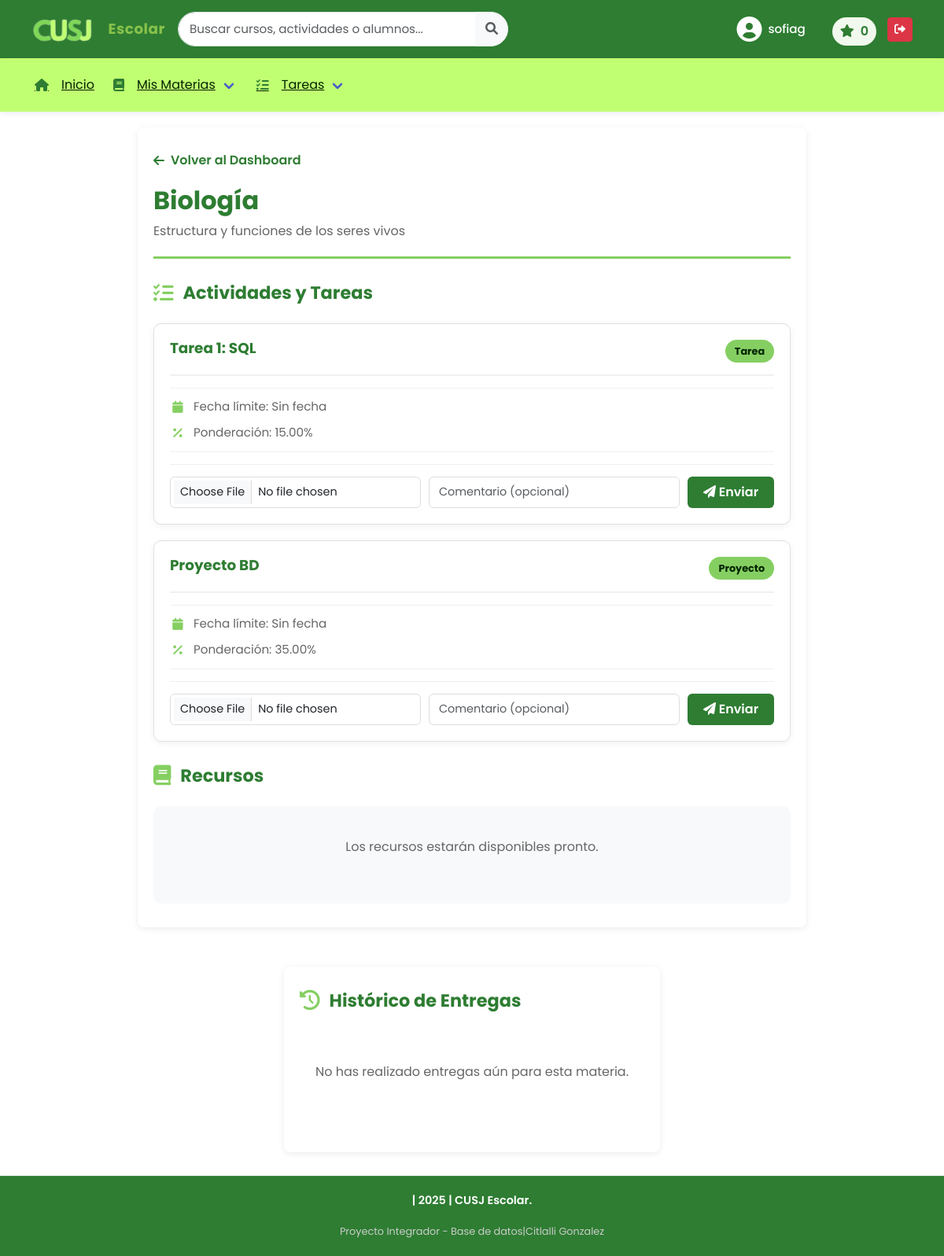
The app's page /views/alumno/ver_materia.php?id=3 (signed in) with its own data.
### tables this page shows
CREATE TABLE `materia` (
  `id_materia` int NOT NULL AUTO_INCREMENT,
  `nombre` varchar(100) NOT NULL,
  `descripcion` text,
  `creditos` int NOT NULL,
  `id_departamento` int NOT NULL,
  PRIMARY KEY (`id_materia`),
  KEY `id_departamento` (`id_departamento`),
  CONSTRAINT `materia_ibfk_1` FOREIGN KEY (`id_departamento`) REFERENCES `departamento` (`id_departamento`) ON DELETE CASCADE ON UPDATE CASCADE
);

CREATE TABLE `actividades` (
  `ID_actividad` int NOT NULL AUTO_INCREMENT,
  `ID_curso` int NOT NULL,
  `titulo` varchar(255) NOT NULL,
  `descripcion` text,
  `fecha_limite` datetime DEFAULT NULL,
  `ponderacion` decimal(5,2) NOT NULL,
  `tipo` enum('Tarea','Examen','Proyecto','Participacion') NOT NULL DEFAULT 'Tarea',
  PRIMARY KEY (`ID_actividad`),
  KEY `ID_curso` (`ID_curso`)
);

### views/alumno/ver_materia.php (the view, shortened to what this page needs)
<?php
include '../../Includes/conexion.php';
include '../../Includes/header.php';
$id_alumno = $_SESSION['id_alumno'] ?? $_SESSION['id_usuario'];
$id_materia = intval($_GET['id']);
$sql_materia = "SELECT * FROM materia WHERE id_materia = :id_materia";
$stmt = $conexion->prepare($sql_materia);
$stmt->execute([':id_materia' => $id_materia]);
$materia = $stmt->fetch(PDO::FETCH_ASSOC);
$sql_actividades = "SELECT a.ID_actividad, a.titulo, a.descripcion, a.fecha_limite, a.ponderacion, a.tipo
                    FROM actividades a
                    JOIN cursos c ON a.ID_curso = c.id_curso
                    WHERE c.id_materia = :id_materia
                    ORDER BY a.fecha_limite DESC";
$stmt = $conexion->prepare($sql_actividades);
$stmt->execute([':id_materia' => $id_materia]);
$actividades = $stmt->fetchAll(PDO::FETCH_ASSOC);
try {
    $conexion->exec("CREATE TABLE IF NOT EXISTS entregas (
        id INT NOT NULL AUTO_INCREMENT PRIMARY KEY,
        id_actividad INT NOT NULL,
        id_alumno INT NOT NULL,
        archivo_url VARCHAR(255),
        comentario TEXT,
        fecha_entrega DATETIME DEFAULT CURRENT_TIMESTAMP,
        calificacion DECIMAL(5,2) NULL
    ) ENGINE=InnoDB DEFAULT CHARSET=utf8mb4;");
} catch (Exception $e) {
}
$sql_hist = "SELECT e.id, e.id_actividad, e.archivo_url, e.comentario, e.fecha_entrega, e.calificacion, a.titulo
             FROM entregas e
             JOIN actividades a ON e.id_actividad = a.ID_actividad
             JOIN cursos c ON a.ID_curso = c.id_curso
             WHERE e.id_alumno = :id_alumno AND c.id_materia = :id_materia
             ORDER BY e.fecha_entrega DESC";
$hstmt = $conexion->prepare($sql_hist);
try {
    $hstmt->execute([':id_alumno' => $id_alumno, ':id_materia' => $id_materia]);
    $historial = $hstmt->fetchAll(PDO::FETCH_ASSOC);
} catch (Exception $e) {
    $historial = [];
}
?>
<div class="materia-container">
    <a href="<?php echo $base_url; ?>/home/usuarios/index_alumno.php" class="back-link">
        <i class="fas fa-arrow-left"></i> Volver al Dashboard
    </a>
    <div class="materia-header">
        <h1><?php echo htmlspecialchars($materia['nombre'] ?? ''); ?></h1>
        <p><?php echo htmlspecialchars($materia['descripcion'] ?? ''); ?></p>
    </div>
    <div class="materia-content">
        <section class="actividades-section">
            <h2><i class="fas fa-tasks"></i> Actividades y Tareas</h2>
            <?php if (!empty($actividades)): ?>
                <div class="actividades-list">
                    <?php
                    foreach($actividades as $actividad):
                        $sql_entrega = "SELECT id, archivo_url, calificacion, fecha_entrega FROM entregas WHERE id_actividad = :id_actividad AND id_alumno = :id_alumno LIMIT 1";
                        $s2 = $conexion->prepare($sql_entrega);
                        try {
                            $s2->execute([':id_actividad' => $actividad['ID_actividad'], ':id_alumno' => $id_alumno]);
                            $entrega = $s2->fetch(PDO::FETCH_ASSOC);
                        } catch (Exception $e) {
                            $entrega = null;
                        }
                    ?>
                        <div class="actividad-card">
                            <div class="actividad-header">
                                <h3><?php echo htmlspecialchars($actividad['titulo'] ?? ''); ?></h3>
                                <span class="actividad-type"><?php echo htmlspecialchars($actividad['tipo'] ?? ''); ?></span>
                            </div>
                            <div class="actividad-body">
                                <div class="actividad-info">
                                    <div class="info-item">
                                        <i class="fas fa-calendar"></i>
                                        <span>Fecha límite: <?php echo $actividad['fecha_limite'] ? date('d/m/Y H:i', strtotime($actividad['fecha_limite'])) : 'Sin fecha'; ?></span>
                                    </div>
                                    <div class="info-item">
                                        <i class="fas fa-percentage"></i>
                                        <span>Ponderación: <?php echo htmlspecialchars($actividad['ponderacion']); ?>%</span>
                                    </div>
                                </div>
                                <?php if ($entrega): ?>
                                    <div class="alert alert-success small py-2">
                                        <strong>Entregado</strong>
                                        <?php if (!empty($entrega['archivo_url'])): ?>
                                            &nbsp; - &nbsp;<?php $link = normalize_to_webpath($entrega['archivo_url'] ?? ''); ?>
                                            <a href="<?php echo htmlspecialchars($link); ?>" target="_blank" rel="noopener">Ver archivo</a>
                                        <?php endif; ?>
                                        <?php if ($entrega['calificacion'] !== null): ?>
                                            &nbsp; | &nbsp;Nota: <?php echo htmlspecialchars($entrega['calificacion']); ?>
                                        <?php else: ?>
                                            &nbsp; | &nbsp;<span class="text-muted">Pendiente de calificar</span>
                                        <?php endif; ?>
                                    </div>
                                <?php else: ?>
                                    <form action="/Proyecto_integral/procesar_entrega.php" method="POST" enctype="multipart/form-data">
                                        <input type="file" name="archivo" class="form-control form-control-sm" required accept=".pdf,.doc,.docx,.zip,.rar,.png,.jpg,.jpeg,.txt,.ppt,.pptx">
                                        <input type="text" name="comentario" class="form-control form-control-sm" placeholder="Comentario (opcional)">
                                        <button type="submit" class="btn btn-primary">
                                            <i class="fas fa-paper-plane"></i> Enviar
                                        </button>
                                    </form>
                                <?php endif; ?>
                            </div>
                        </div>
                    <?php endforeach; ?>
                </div>
            <?php endif; ?>
        </section>
        <section class="recursos-section">
            <h2><i class="fas fa-book"></i> Recursos</h2>
            <div class="empty-state">
                <p>Los recursos estarán disponibles pronto.</p>
            </div>
        </section>
    </div>
</div>
<div class="materia-container contenedor-900px">
    <section class="actividades-section">
        <h2><i class="fas fa-history"></i> Histórico de Entregas</h2>
        <?php if (!empty($historial)): ?>
            <div class="actividades-list">
                <?php foreach($historial as $ent): ?>
                    <div class="actividad-card">
                        <div class="actividad-header">
                            <h3><?php echo htmlspecialchars($ent['titulo']); ?></h3>
                            <small class="text-muted"><?php echo date('d/m/Y H:i', strtotime($ent['fecha_entrega'])); ?></small>
                        </div>
                        <div class="actividad-body">
                            <p>
                                <?php if (!empty($ent['archivo_url'])): ?>
                                    Archivo: <?php $linkHist = normalize_to_webpath($ent['archivo_url'] ?? ''); ?>
                                    <a href="<?php echo htmlspecialchars($linkHist); ?>" target="_blank" rel="noopener">Ver</a>
                                <?php endif; ?>
                            </p>
                            <?php if (!empty($ent['comentario'])): ?>
                                <p class="small text-muted">Comentario: <?php echo htmlspecialchars($ent['comentario'] ?? ''); ?></p>
                            <?php endif; ?>
                            <?php if ($ent['calificacion'] !== null): ?>
                                <div class="badge bg-info">Calificación: <?php echo htmlspecialchars((string)($ent['calificacion'] ?? '')); ?></div>
                            <?php else: ?>
                                <div class="badge bg-secondary">Sin calificar</div>
                            <?php endif; ?>
                        </div>
                    </div>
                <?php endforeach; ?>
            </div>
        <?php else: ?>
            <div class="empty-state">
                <p>No has realizado entregas aún para esta materia.</p>
            </div>
        <?php endif; ?>
    </section>
</div>
<?php include '../../Includes/footer.php'; ?>

### assets/css/style.css (style rules this page uses)
html { --primary-dark: #2E7D32; --accent: #85cf62; --text-white: #ffffff; --bg-body: #f4f6f9; }
* { margin: 0; padding: 0; box-sizing: border-box; font-family: 'Poppins', sans-serif; }
body { background-color: var(--bg-body); min-height: 100vh; display: flex; flex-direction: column; }
h2 { color: black; font-weight: 700; margin-bottom: 10px; }
p { color: #666; margin-bottom: 30px; font-size: 0.9rem; }
.empty-state { text-align: center; padding: 40px 20px; color: #999; }
.empty-state p { margin: 0 0 20px 0; font-size: 1rem; }
.btn-primary { display: inline-block; background: var(--primary-dark); color: white; padding: 10px 20px; border-radius: 5px; text-decoration: none; transition: background 0.2s; }
.contenedor-900px { max-width: 900px; margin: 20px auto; }
.materia-container { max-width: 1100px; margin: 0 auto; padding: 30px 20px; background: white; border-radius: 8px; box-shadow: 0 2px 8px rgba(0,0,0,0.08); margin-top: 20px; margin-bottom: 30px; }
.back-link { display: inline-flex; align-items: center; gap: 8px; color: var(--primary-dark); text-decoration: none; font-weight: 600; margin-bottom: 20px; transition: 0.2s ease; }
.materia-header { border-bottom: 3px solid var(--accent); padding-bottom: 20px; margin-bottom: 30px; }
.materia-header h1 { color: var(--primary-dark); font-size: 2rem; font-weight: 700; margin-bottom: 8px; }
.materia-header p { color: #666; font-size: 1rem; margin: 0; }
.materia-content { display: grid; grid-template-columns: 1fr; gap: 30px; }
.actividades-section { background: white; padding: 0; }
.actividades-section h2, .recursos-section h2 { color: var(--primary-dark); font-size: 1.4rem; font-weight: 700; margin-bottom: 25px; display: flex; align-items: center; gap: 12px; }
.actividades-section h2 i, .recursos-section h2 i { color: var(--accent); font-size: 1.6rem; }
.actividades-list { display: flex; flex-direction: column; gap: 20px; }
.actividad-card { background: white; border: 1px solid #e0e0e0; border-radius: 10px; overflow: hidden; box-shadow: 0 2px 8px rgba(0,0,0,0.06); transition: all 0.2s ease; padding: 20px; }
.actividad-header { display: flex; justify-content: space-between; align-items: flex-start; gap: 15px; margin-bottom: 15px; padding-bottom: 15px; border-bottom: 2px solid #f0f0f0; }
.actividad-header h3 { color: var(--primary-dark); font-size: 1.15rem; font-weight: 700; margin: 0; flex: 1; }
.actividad-type { background: var(--accent); color: #022400; padding: 5px 12px; border-radius: 20px; font-size: 0.8rem; font-weight: 700; white-space: nowrap; }
.actividad-body { color: #666; }
.actividad-info { display: flex; flex-direction: column; gap: 10px; margin: 15px 0; padding: 12px 0; border-top: 1px solid #f0f0f0; border-bottom: 1px solid #f0f0f0; }
.info-item { display: flex; align-items: center; gap: 10px; color: #666; font-size: 0.95rem; }
.info-item i { color: var(--accent); width: 20px; text-align: center; }
.actividad-card form { display: flex; flex-wrap: wrap; gap: 10px; align-items: flex-end; margin-top: 15px; padding-top: 15px; border-top: 1px solid #f0f0f0; }
.actividad-card .form-control, .actividad-card .form-control-sm { border: 1px solid #ddd; border-radius: 6px; padding: 8px 12px; font-size: 0.9rem; }
.actividad-card .form-control[type="file"] { flex: 1; min-width: 180px; }
.actividad-card .form-control[type="text"] { flex: 1; min-width: 150px; }
.actividad-card .btn-primary { background: var(--primary-dark); color: white; border: none; padding: 8px 20px; border-radius: 6px; font-weight: 600; cursor: pointer; transition: 0.2s ease; white-space: nowrap; }
.recursos-section { padding: 0; }
.recursos-section .empty-state { text-align: center; padding: 40px 20px; background: #f8f9fa; border-radius: 10px; }
.contenedor-900px { max-width: 1100px; margin-left: auto; margin-right: auto; }
.contenedor-900px .actividades-section h2 { color: var(--primary-dark); font-size: 1.4rem; font-weight: 700; margin-bottom: 25px; display: flex; align-items: center; gap: 12px; }
.contenedor-900px .actividades-section h2 i { color: var(--accent); font-size: 1.6rem; }

### records on screen
materia: nombre "Biología", descripcion "Estructura y funciones de los seres vivos"
actividades: titulo "Tarea 1: SQL", tipo "Tarea", shows "Sin fecha", ponderacion "15.00"
actividades: titulo "Proyecto BD", tipo "Proyecto", shows "Sin fecha", ponderacion "35.00"

### other values on screen
$_SESSION['nombre'] "sofiag"
$insignias_count "0"
